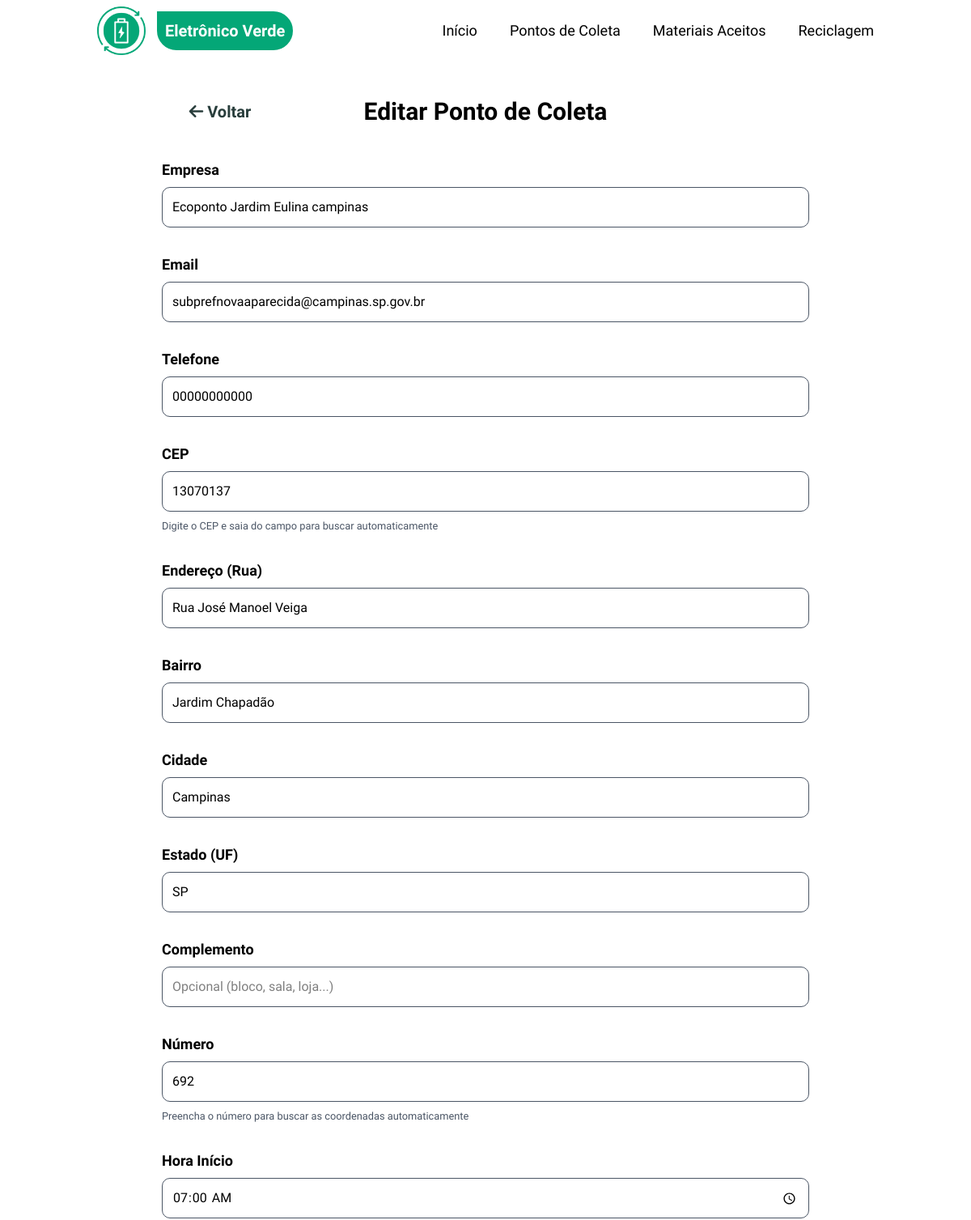
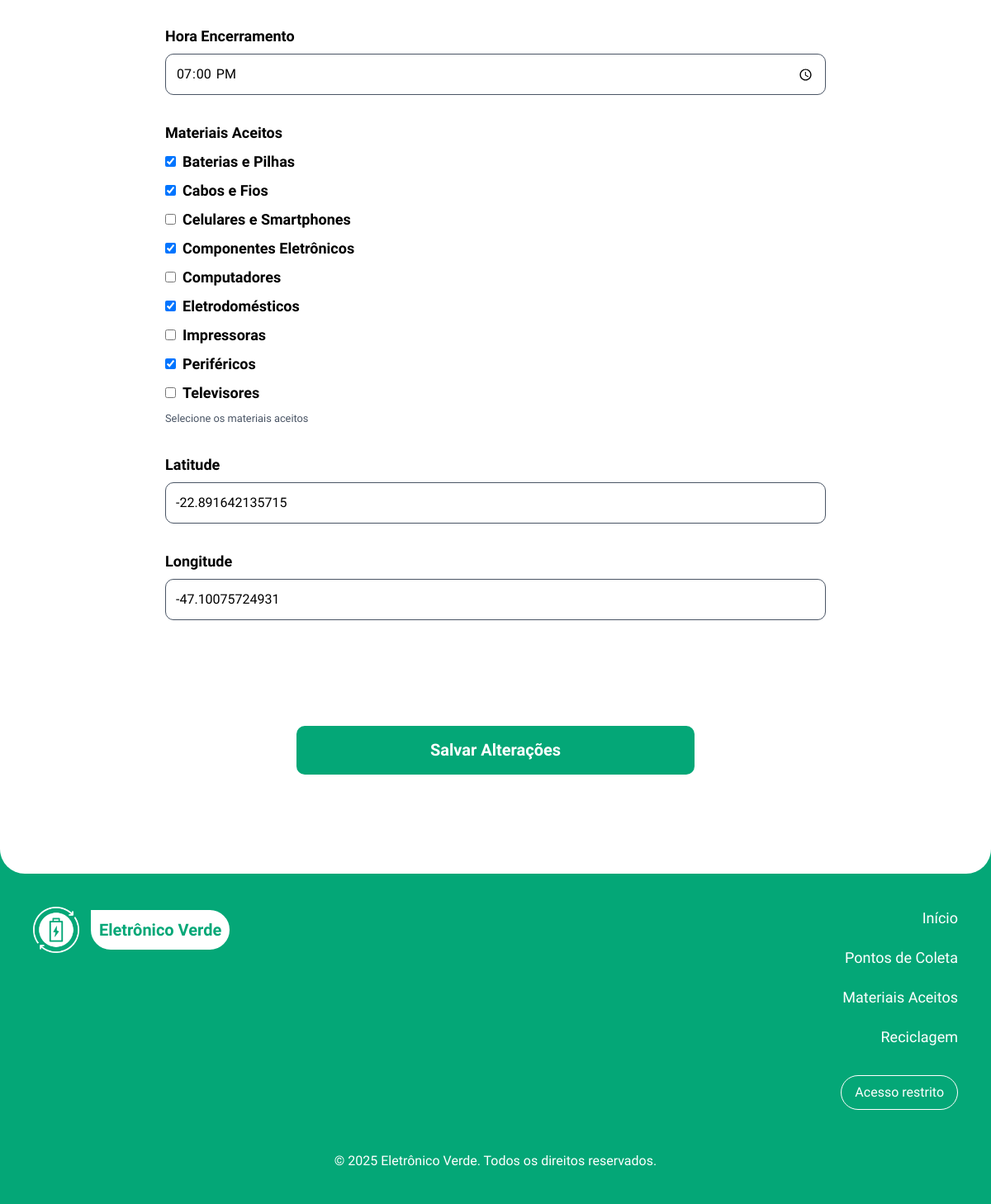
The page /editar-ponto?id=4 (signed in) on the database its author committed (2 pictures, top to bottom).
### tables this page shows
CREATE TABLE pontos_coleta (
    id INTEGER PRIMARY KEY AUTOINCREMENT,
    empresa VARCHAR(200) NOT NULL,
    endereco VARCHAR(255) NOT NULL,
    numero VARCHAR(20) NOT NULL,
    complemento VARCHAR(100),
    cep VARCHAR(10) NOT NULL,
    hora_inicio TIME NOT NULL,
    hora_encerrar TIME NOT NULL,
    telefone VARCHAR(20) NOT NULL,
    email VARCHAR(150) NOT NULL,
    latitude DECIMAL(10, 8),
    longitude DECIMAL(11, 8),
    ativo BOOLEAN DEFAULT 1,
    created_at DATETIME DEFAULT CURRENT_TIMESTAMP,
    updated_at DATETIME DEFAULT CURRENT_TIMESTAMP,
    cidade VARCHAR(100),
    estado VARCHAR(2),
    bairro VARCHAR(100)
);

CREATE TABLE materiais (
    id INTEGER PRIMARY KEY AUTOINCREMENT,
    nome VARCHAR(100) NOT NULL UNIQUE,
    descricao TEXT,
    icone VARCHAR(50),
    created_at DATETIME DEFAULT CURRENT_TIMESTAMP,
    updated_at DATETIME DEFAULT CURRENT_TIMESTAMP
);

### src/Presentation/Views/pontos-coleta/editar.php (the view, shortened to what the rows shown need)
<?php
require_once __DIR__ . '/../layouts/header.php';
?>
<main class="relative z-2 bg-white rounded-b-[30px]">
    <div class="container mx-auto pt-30 pb-30 p-5">
        <div class="w-full flex flex-col md:flex-row items-center justify-between pb-10 flex-wrap">
            <div class="w-1/3 flex justify-center mb-20 md:mb-0">
                <a href="/eletronicoverde/acesso-restrito" class="relative transition-all duration-150 text-third font-bold p-1 text-xl hover:text-primary
                before:absolute before:h-px before:w-0 hover:before:w-full before:bg-primary before:bottom-0 before:left-0 before:transition-all before:duration-150">
                <i class="fa-solid fa-arrow-left"></i> Voltar
                </a>
            </div>
            <div class="w-full md:w-1/3 text-center">
                <h1 class="text-2xl md:text-3xl font-bold">Editar Ponto de Coleta</h1>
            </div>
        </div>
        <form method="post" action="/eletronicoverde/ponto-coleta/atualizar" id="form1" onsubmit="return validarFormulario()">
            <div>
                <label for="empresa">Empresa</label>
                <input type="text" id="empresa" name="txtempresa"
                       value="<?= htmlspecialchars($pontoColeta['empresa']) ?>"
                       placeholder="Nome da empresa"
                       required>
            </div>
            <div>
                <label for="email">Email</label>
                <input type="email" id="email" name="txtemail"
                       value="<?= htmlspecialchars($pontoColeta['email']) ?>"
                       placeholder="contato@empresa.com"
                       required>
            </div>
            <div>
                <label for="telefone">Telefone</label>
                <input type="text" id="telefone" name="txttelefone"
                       value="<?= htmlspecialchars($pontoColeta['telefone']) ?>"
                       maxlength="15"
                       placeholder="(00) 00000-0000"
                       required>
            </div>
            <div>
                <label for="cep">CEP</label>
                <input type="text" id="cep" name="txtcep"
                       value="<?= htmlspecialchars($pontoColeta['cep']) ?>"
                       maxlength="9"
                       placeholder="00000-000"
                       required>
                <small class="text-gray-600">Digite o CEP e saia do campo para buscar automaticamente</small>
            </div>
            <div>
                <label for="endereco">Endereço (Rua)</label>
                <input type="text" id="endereco" name="txtendereco"
                       value="<?= htmlspecialchars($pontoColeta['endereco']) ?>"
                       placeholder="Avenida Exemplo"
                       required>
            </div>
            <div>
                <label for="bairro">Bairro</label>
                <input type="text" id="bairro" name="txtbairro"
                       value="<?= htmlspecialchars($pontoColeta['bairro'] ?? '') ?>"
                       placeholder="Centro"
                       required>
            </div>
            <div>
                <label for="cidade">Cidade</label>
                <input type="text" id="cidade" name="txtcidade"
                       value="<?= htmlspecialchars($pontoColeta['cidade'] ?? '') ?>"
                       placeholder="São Paulo"
                       required>
            </div>
            <div>
                <label for="estado">Estado (UF)</label>
                <input type="text" id="estado" name="txtestado"
                       value="<?= htmlspecialchars($pontoColeta['estado'] ?? '') ?>"
                       maxlength="2" placeholder="SP"
                       required>
            </div>
            <div>
                <label for="complemento">Complemento</label>
                <input type="text" id="complemento" name="txtcomplemento"
                       value="<?= htmlspecialchars($pontoColeta['complemento'] ?? '') ?>"
                       placeholder="Opcional (bloco, sala, loja...)">
            </div>
            <div>
                <label for="numero">Número</label>
                <input type="text" id="numero" name="txtnumero"
                       value="<?= htmlspecialchars($pontoColeta['numero']) ?>"
                       placeholder="123"
                       required>
                <small class="text-gray-600">Preencha o número para buscar as coordenadas automaticamente</small>
            </div>
            <div>
                <label for="hora_inicio">Hora Início</label>
                <input type="time" id="hora_inicio" name="txthora_inicio"
                       value="<?= htmlspecialchars($pontoColeta['hora_inicio']) ?>"
                       required>
            </div>
            <div>
                <label for="hora_encerrar">Hora Encerramento</label>
                <input type="time" id="hora_encerrar" name="txthora_encerrar"
                       value="<?= htmlspecialchars($pontoColeta['hora_encerrar']) ?>"
                       required>
            </div>
            <div>
    <label for="materiais">Materiais Aceitos</label>
    <div id="materiais" class="">
        <?php
        $materiaisSelecionados = array_column($pontoColeta['materiais'] ?? [], 'id');
        foreach ($materiais as $material):
            $checked = in_array($material->getId(), $materiaisSelecionados) ? 'checked' : '';
        ?>
            <label class="flex items-center gap-2">
                <input
                    type="checkbox"
                    name="materiais_ids[]"
                    value="<?= $material->getId() ?>"
                    <?= $checked ?>
                >
                <?= htmlspecialchars($material->getNome()) ?>
            </label>
        <?php endforeach; ?>
    </div>
    <small class="text-gray-600">Selecione os materiais aceitos</small>
</div>
            <div>
                <label for="latitude">Latitude</label>
                <input id="latitude" name="latitude" value="<?= htmlspecialchars($pontoColeta['latitude'] ?? '') ?>">
            </div>
            <div>
                <label for="longitude">Longitude</label>
                <input id="longitude" name="longitude" value="<?= htmlspecialchars($pontoColeta['longitude'] ?? '') ?>">
            </div>
            <div id="geoStatus" class="hidden geo-status"></div>
            <input type="submit" class="btn_cad" value="Salvar Alterações">
        </form>
    </div>
</main>
<?php require_once __DIR__ . '/../layouts/footer.php'; ?>

### rows shown on the page
pontos_coleta: txtempresa "Ecoponto Jardim Eulina campinas", txtemail "subprefnovaaparecida@campinas.sp.gov.br", txttelefone "00000000000", txtcep "13070137", txtendereco "Rua José Manoel Veiga", txtbairro "Jardim Chapadão", txtcidade "Campinas", txtestado "SP", txtnumero "692", txthora_inicio "07:00", txthora_encerrar "19:00", latitude "-22.891642135715", longitude "-47.10075724931"
materiais: nome "Baterias e Pilhas"
materiais: nome "Cabos e Fios"
materiais: nome "Celulares e Smartphones"
materiais: nome "Componentes Eletrônicos"
materiais: nome "Computadores"
materiais: nome "Eletrodomésticos"
materiais: nome "Impressoras"
materiais: nome "Periféricos"
materiais: nome "Televisores"
